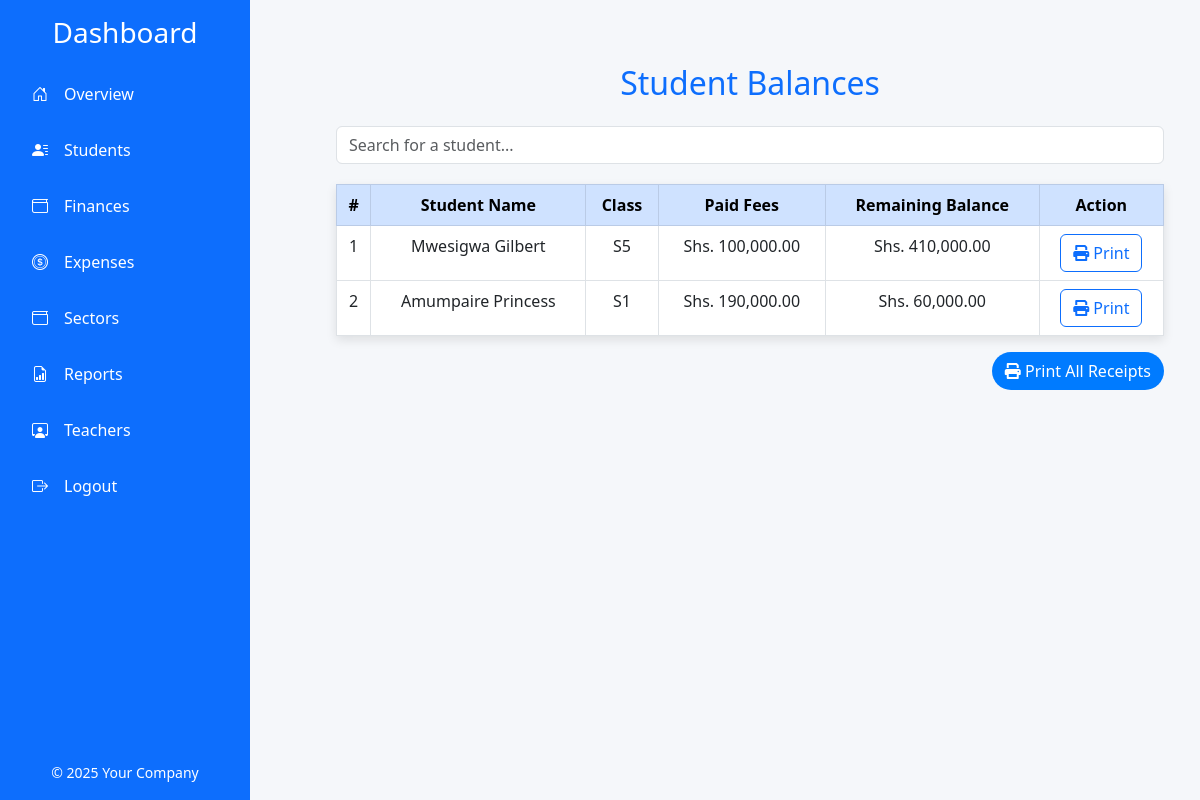
Page /balances.php on the committed database.
### tables this page shows
CREATE TABLE `students` (
  `id` int(11) NOT NULL,
  `name` varchar(255) NOT NULL,
  `class` varchar(10) NOT NULL,
  `fees` decimal(10,2) NOT NULL,
  `parent_name` varchar(255) NOT NULL,
  `parent_phone` varchar(20) NOT NULL,
  `dob` date NOT NULL,
  `residence` varchar(255) NOT NULL,
  `village` varchar(255) NOT NULL
);

### balances.php (the view, shortened to what this page needs)
<?php
include('config.php');
$query = "
    SELECT
        s.id AS student_id,
        s.name AS student_name,
        s.class,
        COALESCE(SUM(p.amount_paid), 0) AS paid_fees,
        (s.fees - COALESCE(SUM(p.amount_paid), 0)) AS remaining_balance
    FROM
        students s
    LEFT JOIN
        payments p
    ON
        s.id = p.student_id
    GROUP BY
        s.id, s.name, s.class, s.fees
";
$result = mysqli_query($conn, $query);
$students = mysqli_fetch_all($result, MYSQLI_ASSOC);
?>
<!DOCTYPE html>
<html lang="en">
<head>
    <link href="https://cdn.jsdelivr.net/npm/bootstrap@5.3.0-alpha1/dist/css/bootstrap.min.css" rel="stylesheet">
    <link href="https://cdnjs.cloudflare.com/ajax/libs/font-awesome/6.0.0-beta3/css/all.min.css" rel="stylesheet">
       <link href="https://cdn.jsdelivr.net/npm/bootstrap-icons/font/bootstrap-icons.css" rel="stylesheet">
</head>
<body class="d-flex">
    <div class="col-3 p-0">
        <?php include('includes/navigation.php'); ?>
    </div>
    <div class="col-9 p-4">
            <div class="container">
                <h2 class="text-center text-primary mb-4">Student Balances</h2>
                <input
                    type="text"
                    class="form-control search-bar"
                    id="searchInput"
                    placeholder="Search for a student..."
                    onkeyup="filterTable()">
                <table class="table table-bordered table-hover text-center">
                    <thead class="table-primary">
                        <tr>
                            <th>#</th>
                            <th>Student Name</th>
                            <th>Class</th>
                            <th>Paid Fees</th>
                            <th>Remaining Balance</th>
                            <th>Action</th>
                        </tr>
                    </thead>
                    <tbody id="balancesTable">
                        <?php foreach ($students as $index => $student): ?>
                        <tr>
                            <td><?= $index + 1; ?></td>
                            <td><?= $student['student_name']; ?></td>
                            <td><?= $student['class']; ?></td>
                            <td>Shs. <?= number_format($student['paid_fees'], 2); ?></td>
                            <td>Shs. <?= number_format($student['remaining_balance'], 2); ?></td>
                            <td>
                            <a
                                href="receipt_template.php?student_id=<?= $student['student_id']; ?>"
                                class="btn btn-outline-primary">
                                <i class="fas fa-print"></i> Print
                            </a>
                            </td>
                        </tr>
                        <?php endforeach; ?>
                    </tbody>
                </table>
                <div class="text-end">
                    <a href="print_all_receipts.php" class="btn btn-print">
                        <i class="fas fa-print"></i> Print All Receipts
                    </a>
                </div>
            </div>
     </div>
</body>
</html>

### balances.php (style rules this page uses)
body { background-color: #f5f7fa; }
.container { margin-top: 40px; }
.btn-print { background-color: #007bff; color: #fff; border-radius: 25px; }
.search-bar { margin-bottom: 20px; }
table { background: #fff; box-shadow: 0 4px 10px rgba(0, 0, 0, 0.1); }

### rows in the picture
students: name "Mwesigwa Gilbert", class "S5", paid_fees "100,000.00", remaining_balance "410,000.00"
students: name "Amumpaire Princess", class "S1", paid_fees "190,000.00", remaining_balance "60,000.00"
